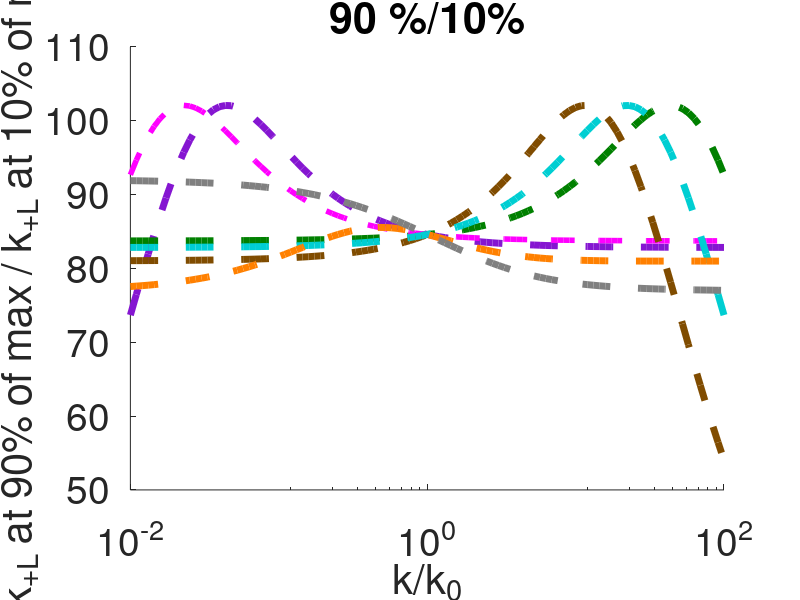
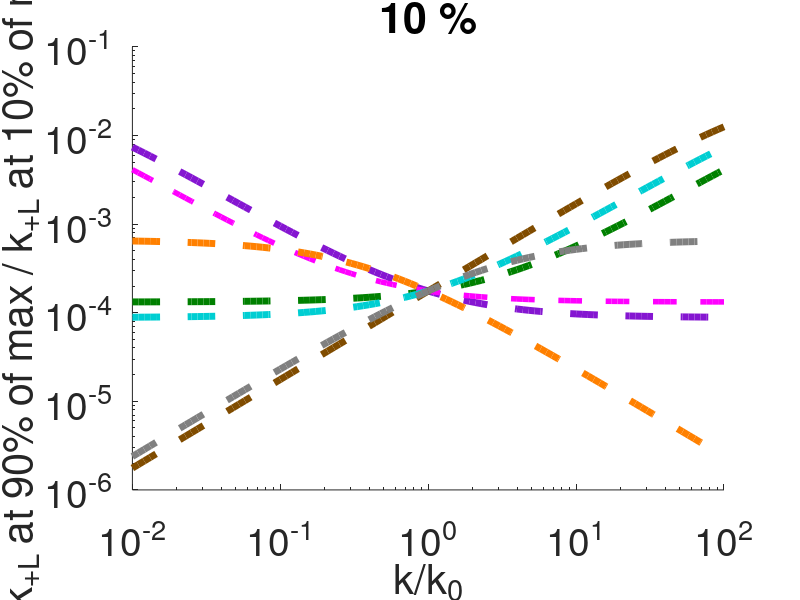
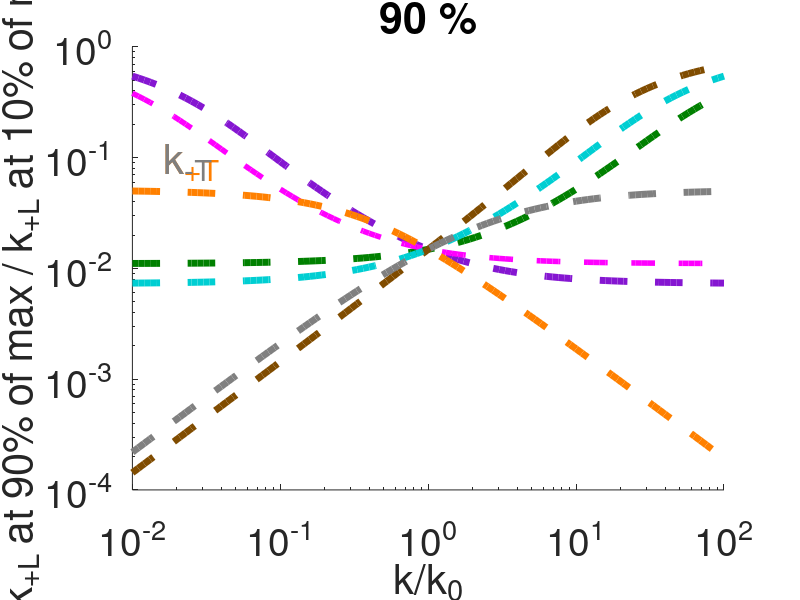

These figures' MATLAB source, in order:
clc
clear 
close all

% Steady state panel E (test for ligand concentration ratio: 10 and 90%)

% define the Localized model equations

R_func = @(kp,kbi,kT,kL,kT_neg,kLT,kL_neg,kc,kc_neg,ki) kp ./(kbi + kT + kL - ((kT_neg.*kT)./(kT_neg+kLT)) + ((kL_neg .*(((kLT.*kT) ./ (kT_neg+kLT)) +kL) ./ (((kc.*kc_neg) ./ (kc_neg+ki)) -kL_neg - kc))));
T_func = @(R,kT,kT_neg,kLT) (kT.*R) ./ (kT_neg+kLT);
RL_func = @(R,kT,kT_neg, kLT,kL,kL_neg,ki,kc,kc_neg) -R.*(((kLT.*kT) ./ (kT_neg+kLT)) +kL)./ (((kc.*kc_neg) ./ (kc_neg+ki)) -kL_neg - kc);
Rc_func = @(kc,kc_neg,ki,RL) (kc.*RL) ./(kc_neg+ki);

color = ["bo" , "ro", "ko"];
color2 = ["b-", "r-", "k-"];
color3 = ["b--", "r--", "k--"];
color4 = ["bo", "ro", "ko"];
color5 = ["bx", "rx", "kx"];

%--------------------------%

% do kc max and half

clear kp kT kT_neg kc kc_neg ki kLT kL_neg kbi kL kLT_half kLT_10 kLT_90;

kc_0 = 0.1;
kc_vals = kc_0*logspace(-2,2,101); %[kc_0 kc_0/10 kc_0/100]; %kc_0*logspace(-2,2,51);
for i=1:length(kc_vals)
    kp = 1;
    kT = (1/30); 
    kT_neg = 0.12; 
    kc =  kc_vals(i);
    kc_neg = 0.05; 
    ki = 0.05; 
    kLT = logspace(-8,0,1001); 
    kL_neg = 0.05; 
    kbi = 1*(3*10^-4); 
    kL = 0.1*kLT;

    R = R_func(kp,kbi,kT,kL,kT_neg,kLT,kL_neg,kc,kc_neg,ki);
    T = T_func(R,kT,kT_neg,kLT);
    RL = RL_func(R,kT,kT_neg, kLT,kL,kL_neg,ki,kc,kc_neg);
    Rc = Rc_func(kc,kc_neg,ki,RL);

%     figure(99)
%     loglog(kLT,RL+Rc,'Linewidth',4)
%     hold on
%     xlabel('ligand concentration')
%     ylabel('R_L + R_c')
%     set(gcf,'Color','white')
%     set(gca','fontsize',28)

    maxsignal(i) = max(RL+Rc);
    index = find((RL+Rc)>(0.5*maxsignal(i)),1);

    % define 10 and 90 percents
    index10 = find((RL+Rc)>(0.1*maxsignal(i)),1);
    index90 = find((RL+Rc)>(0.9*maxsignal(i)),1);

    previoussignal = RL(index-1) + Rc(index-1);
    nextsignal = RL(index) + Rc(index);
    fraction = (0.5*maxsignal(i) - previoussignal)/(nextsignal - previoussignal);
    kLT_half(i) = kLT(index-1) + fraction*(kLT(index) - kLT(index-1));

    % define before and after for 10 and 90
    previoussignal10 = RL(index10-1) + Rc(index10-1);
    nextsignal10 = RL(index10) + Rc(index10);

    previoussignal90 = RL(index90-1) + Rc(index90-1);
    nextsignal90 = RL(index90) + Rc(index90);

    % need to define fractions for 10 and 90 percents 
    fraction10 = (0.1*maxsignal(i) - previoussignal10)/(nextsignal10 - previoussignal10);
    fraction90 = (0.9*maxsignal(i) - previoussignal90)/(nextsignal90 - previoussignal90);

    kLT_10(i) = kLT(index10-1) + fraction10*(kLT(index10) - kLT(index10-1));
    kLT_90(i) = kLT(index90-1) + fraction90*(kLT(index90) - kLT(index90-1));

    ratio(i) = kLT_90(i)./kLT_10(i);
    % record
    valuelist10(i) = RL(index10)+Rc(index10);
    valuelist90(i) = RL(index90)+Rc(index90);

end


% for i = 1:length(kc_vals)
%     figure(99)
%     plot(kLT_10(i),valuelist10(i),color(i),'Linewidth',2,'markersize',20)
%     plot(kLT_90(i),valuelist90(i),color(i),'Linewidth',2,'markersize',20)
% end

% figure(99)
% legend('k_c = k_{c0}', 'k_c = k_{c0}/10', 'k_c = k_{c0}/100','location','southeast')
% legend box off
% box off
% axis tight
%title(ratio)

kLT_half_kc = kLT_half;
kLT_10_kc = kLT_10;
kLT_90_kc = kLT_90;


% do kcneg max and half

clear kp kT kT_neg kc kc_neg ki kLT kL_neg kbi kL kLT_half kLT_10 kLT_90 ratio;

kcneg_0 = 0.05;
kcneg_vals = kcneg_0*logspace(-2,2,101); %[kcneg_0 kcneg_0*10 kcneg_0*100];  %*logspace(-2,2,51);
for i=1:length(kcneg_vals)
    kp = 1;
    kT = (1/30);
    kT_neg = 0.12; 
    kc =  kc_0;
    kc_neg = kcneg_vals(i);
    ki = 0.05;
    kLT = logspace(-8,0,1001); 
    kL_neg = 0.05;
    kbi = 1*(3*10^-4); 
    kL = 0.1*kLT;

    R = R_func(kp,kbi,kT,kL,kT_neg,kLT,kL_neg,kc,kc_neg,ki);
    T = T_func(R,kT,kT_neg,kLT);
    RL = RL_func(R,kT,kT_neg, kLT,kL,kL_neg,ki,kc,kc_neg);
    Rc = Rc_func(kc,kc_neg,ki,RL);

%     figure(98)
%     loglog(kLT,RL+Rc,'Linewidth',4)
%     hold on
%     xlabel('ligand concentration')
%     ylabel('R_L + R_c')
%     set(gcf,'Color','white')
%     set(gca','fontsize',28)

    maxsignal(i) = max(RL+Rc);
    index = find((RL+Rc)>(0.5*maxsignal(i)),1);

    % define 10 and 90 percents
    index10 = find((RL+Rc)>(0.1*maxsignal(i)),1);
    index90 = find((RL+Rc)>(0.9*maxsignal(i)),1);

    previoussignal = RL(index-1) + Rc(index-1);
    nextsignal = RL(index) + Rc(index);
    fraction = (0.5*maxsignal(i) - previoussignal)/(nextsignal - previoussignal);
    kLT_half(i) = kLT(index-1) + fraction*(kLT(index) - kLT(index-1));

    % define before and after for 10 and 90
    previoussignal10 = RL(index10-1) + Rc(index10-1);
    nextsignal10 = RL(index10) + Rc(index10);

    previoussignal90 = RL(index90-1) + Rc(index90-1);
    nextsignal90 = RL(index90) + Rc(index90);

    % need to define fractions for 10 and 90 percents 
    fraction10 = (0.1*maxsignal(i) - previoussignal10)/(nextsignal10 - previoussignal10);
    fraction90 = (0.9*maxsignal(i) - previoussignal90)/(nextsignal90 - previoussignal90);

    kLT_10(i) = kLT(index10-1) + fraction10*(kLT(index10) - kLT(index10-1));
    kLT_90(i) = kLT(index90-1) + fraction90*(kLT(index90) - kLT(index90-1));

    ratio(i) = kLT_90(i)./kLT_10(i);

    % record
    valuelist10(i) = RL(index10)+Rc(index10);
    valuelist90(i) = RL(index90)+Rc(index90);

end

% for i = 1:length(kcneg_vals)
%     figure(98)
%     plot(kLT_10(i),valuelist10(i),color(i),'Linewidth',2,'markersize',20)
%     plot(kLT_90(i),valuelist90(i),color(i),'Linewidth',2,'markersize',20)
% end 
% 
% figure(98)
% legend('k_{-c} = k_{-c0}', 'k_{-c} = k_{-c0}*50', 'k_{-c} = k_{-c0}*500','location','southeast')
% legend box off
% box off
% axis tight
% title(ratio)

kLT_half_kcneg = kLT_half;
kLT_10_kcneg = kLT_10;
kLT_90_kcneg = kLT_90;

% do ki max and half

clear kp kT kT_neg kc kc_neg ki kLT kL_neg kbi kL kLT_half kLT_10 kLT_90 ratio;

ki_0 = 0.05;
ki_vals = ki_0*logspace(-2,2,101); %[ki_0 ki_0/50 ki_0/500]; %ki_0*logspace(-2,2,51);
for i=1:length(ki_vals)
    kp = 1;
    kT = (1/30);
    kT_neg = 0.12; 
    kc =  kc_0;
    kc_neg = kcneg_0;
    ki = ki_vals(i);
    kLT = logspace(-8,0,1001); 
    kL_neg = 0.05;
    kbi = 1*(3*10^-4); 
    kL = 0.1*kLT;

    R = R_func(kp,kbi,kT,kL,kT_neg,kLT,kL_neg,kc,kc_neg,ki);
    T = T_func(R,kT,kT_neg,kLT);
    RL = RL_func(R,kT,kT_neg, kLT,kL,kL_neg,ki,kc,kc_neg);
    Rc = Rc_func(kc,kc_neg,ki,RL);
% 
%     figure(97)
%     loglog(kLT,RL+Rc,'Linewidth',4)
%     hold on
%     xlabel('ligand concentration')
%     ylabel('R_L + R_c')
%     set(gcf,'Color','white')
%     set(gca','fontsize',28)

    maxsignal(i) = max(RL+Rc);
    index = find((RL+Rc)>(0.5*maxsignal(i)),1);

    % define 10 and 90 percents
    index10 = find((RL+Rc)>(0.1*maxsignal(i)),1);
    index90 = find((RL+Rc)>(0.9*maxsignal(i)),1);

    previoussignal = RL(index-1) + Rc(index-1);
    nextsignal = RL(index) + Rc(index);
    fraction = (0.5*maxsignal(i) - previoussignal)/(nextsignal - previoussignal);
    kLT_half(i) = kLT(index-1) + fraction*(kLT(index) - kLT(index-1));

    % define before and after for 10 and 90
    previoussignal10 = RL(index10-1) + Rc(index10-1);
    nextsignal10 = RL(index10) + Rc(index10);

    previoussignal90 = RL(index90-1) + Rc(index90-1);
    nextsignal90 = RL(index90) + Rc(index90);

    % need to define fractions for 10 and 90 percents 
    fraction10 = (0.1*maxsignal(i) - previoussignal10)/(nextsignal10 - previoussignal10);
    fraction90 = (0.9*maxsignal(i) - previoussignal90)/(nextsignal90 - previoussignal90);

    kLT_10(i) = kLT(index10-1) + fraction10*(kLT(index10) - kLT(index10-1));
    kLT_90(i) = kLT(index90-1) + fraction90*(kLT(index90) - kLT(index90-1));
    ratio(i) = kLT_90(i)./kLT_10(i);
    % record
    valuelist10(i) = RL(index10)+Rc(index10);
    valuelist90(i) = RL(index90)+Rc(index90);

end

% for i = 1:length(ki_vals)
%     figure(97)
%     plot(kLT_10(i),valuelist10(i),color(i),'Linewidth',2,'markersize',20)
%     plot(kLT_90(i),valuelist90(i),color(i),'Linewidth',2,'markersize',20)
% end 

% figure(97)
% legend('k_i = k_{i0}', 'k_i = k_{i0}/10', 'k_i = k_{i0}/100','location','southeast')
% legend box off
% box off
% axis tight
% title(ratio)

kLT_half_ki = kLT_half;
kLT_10_ki = kLT_10;
kLT_90_ki = kLT_90;

% do kbi max and half

clear kp kT kT_neg kc kc_neg ki kLT kL_neg kbi kL kLT_half kLT_10 kLT_90 ratio;

kbi_0 = 3*10^-4;
kbi_vals = kbi_0*logspace(-2,2,101); %[kbi_0 kbi_0*10 kbi_0*100]; %kbi_0*logspace(-2,2,51);
for i=1:length(kbi_vals)
    kp = 1;
    kT = (1/30); 
    kT_neg = 0.12;
    kc =  kc_0;
    kc_neg = kcneg_0;
    ki = ki_0;
    kLT_kbi = logspace(-10,0,1001);
    kL_neg = 0.05; 
    kbi = kbi_vals(i);
    kL = 0.1*kLT_kbi;

    R = R_func(kp,kbi,kT,kL,kT_neg,kLT_kbi,kL_neg,kc,kc_neg,ki);
    T = T_func(R,kT,kT_neg,kLT_kbi);
    RL = RL_func(R,kT,kT_neg, kLT_kbi,kL,kL_neg,ki,kc,kc_neg);
    Rc = Rc_func(kc,kc_neg,ki,RL);

%     figure(96)
%     loglog(kLT_kbi,RL+Rc,'Linewidth',4)
%     hold on
%     xlabel('ligand concentration')
%     ylabel('R_L + R_c')
%     set(gcf,'Color','white')
%     set(gca','fontsize',28)

    maxsignal(i) = max(RL+Rc);
    index = find((RL+Rc)>(0.5*maxsignal(i)),1);

    % define 10 and 90 percents
    index10 = find((RL+Rc)>(0.1*maxsignal(i)),1);
    index90 = find((RL+Rc)>(0.9*maxsignal(i)),1);

    previoussignal = RL(index-1) + Rc(index-1);
    nextsignal = RL(index) + Rc(index);
    fraction = (0.5*maxsignal(i) - previoussignal)/(nextsignal - previoussignal);
    kLT_half(i) = kLT_kbi(index-1) + fraction*(kLT_kbi(index) - kLT_kbi(index-1));

    % define before and after for 10 and 90
    previoussignal10 = RL(index10-1) + Rc(index10-1);
    nextsignal10 = RL(index10) + Rc(index10);

    previoussignal90 = RL(index90-1) + Rc(index90-1);
    nextsignal90 = RL(index90) + Rc(index90);

    % need to define fractions for 10 and 90 percents 
    fraction10 = (0.1*maxsignal(i) - previoussignal10)/(nextsignal10 - previoussignal10);
    fraction90 = (0.9*maxsignal(i) - previoussignal90)/(nextsignal90 - previoussignal90);

    kLT_10(i) = kLT_kbi(index10-1) + fraction10*(kLT_kbi(index10) - kLT_kbi(index10-1));
    kLT_90(i) = kLT_kbi(index90-1) + fraction90*(kLT_kbi(index90) - kLT_kbi(index90-1));
    ratio(i) = kLT_90(i)./kLT_10(i);
    % record
    valuelist10(i) = RL(index10)+Rc(index10);
    valuelist90(i) = RL(index90)+Rc(index90);

end

% for i = 1:length(kbi_vals)
%     figure(96)
%     plot(kLT_10(i),valuelist10(i),color(i),'Linewidth',2,'markersize',20)
%     plot(kLT_90(i),valuelist90(i),color(i),'Linewidth',2,'markersize',20)
% end
% 
% figure(96)
% legend('k_{bi} = k_{bi0}', 'k_{bi} = k_{bi0}*10', 'k_{bi} = k_{bi0}*100','location','southeast')
% legend box off
% box off
% axis tight
% title(ratio)

kLT_half_kbi = kLT_half;
kLT_10_kbi = kLT_10;
kLT_90_kbi = kLT_90;

% do kLneg max and half

clear kp kT kT_neg kc kc_neg ki kLT kL_neg kbi kL kLT_half kLT_10 kLT_90 ratio;

kLneg_0 = 0.05;
kLneg_vals = kLneg_0*logspace(-2,2,101); %[kLneg_0 kLneg_0/10 kLneg_0/100]; %kLneg_0*logspace(-2,2,51);
for i=1:length(kLneg_vals)
    kp = 1;
    kT = (1/30); 
    kT_neg = 0.12; 
    kc =  kc_0;
    kc_neg = kcneg_0;
    ki = ki_0;  
    kLT = logspace(-8,0,1001); 
    kL_neg = kLneg_vals(i); 
    kbi = kbi_0; 
    kL = 0.1*kLT;

    R = R_func(kp,kbi,kT,kL,kT_neg,kLT,kL_neg,kc,kc_neg,ki);
    T = T_func(R,kT,kT_neg,kLT);
    RL = RL_func(R,kT,kT_neg, kLT,kL,kL_neg,ki,kc,kc_neg);
    Rc = Rc_func(kc,kc_neg,ki,RL);

%     figure(95)
%     loglog(kLT,RL+Rc,'Linewidth',4)
%     hold on
%     xlabel('ligand concentration')
%     ylabel('R_L + R_c')
%     set(gcf,'Color','white')
%     set(gca','fontsize',28)

    maxsignal(i) = max(RL+Rc);
    index = find((RL+Rc)>(0.5*maxsignal(i)),1);

    % define 10 and 90 percents
    index10 = find((RL+Rc)>(0.1*maxsignal(i)),1);
    index90 = find((RL+Rc)>(0.9*maxsignal(i)),1);

    previoussignal = RL(index-1) + Rc(index-1);
    nextsignal = RL(index) + Rc(index);
    fraction = (0.5*maxsignal(i) - previoussignal)/(nextsignal - previoussignal);
    kLT_half(i) = kLT(index-1) + fraction*(kLT(index) - kLT(index-1));

    % define before and after for 10 and 90
    previoussignal10 = RL(index10-1) + Rc(index10-1);
    nextsignal10 = RL(index10) + Rc(index10);

    previoussignal90 = RL(index90-1) + Rc(index90-1);
    nextsignal90 = RL(index90) + Rc(index90);

    % need to define fractions for 10 and 90 percents 
    fraction10 = (0.1*maxsignal(i) - previoussignal10)/(nextsignal10 - previoussignal10);
    fraction90 = (0.9*maxsignal(i) - previoussignal90)/(nextsignal90 - previoussignal90);

    kLT_10(i) = kLT(index10-1) + fraction10*(kLT(index10) - kLT(index10-1));
    kLT_90(i) = kLT(index90-1) + fraction90*(kLT(index90) - kLT(index90-1));
    ratio(i) = kLT_90(i)./kLT_10(i);
    % record
    valuelist10(i) = RL(index10)+Rc(index10);
    valuelist90(i) = RL(index90)+Rc(index90);
%     figure(1)
%     %semilogx(kLT,R+T+RL+Rc,color2(1),'linewidth',4)
%     semilogx(kLT,T.*kLT,color2(i),'linewidth',2)
%     hold on
%     semilogx(kLT,R.*kL,color3(i),'linewidth',2)
%     xlabel('ligand concentration')
%     ylabel('Ligand binding flux')
%     box off
%     legend box off
%     set(gcf,'Color','white')
%     set(gca','fontsize',28)
end

% for i = 1:length(kLneg_vals)
%     figure(95)
%     plot(kLT_10(i),valuelist10(i),color(i),'Linewidth',2,'markersize',20)
%     plot(kLT_90(i),valuelist90(i),color(i),'Linewidth',2,'markersize',20)
%     figure(1)
%     plot(kLT_10(i),0,color4(i),'Linewidth',2,'markersize',20)
%     plot(kLT_90(i),0,color5(i),'Linewidth',2,'markersize',20)
% end
% 
% figure(1)
% legend('T*kLT (bind through tetraspanins)','R*kL (bind outside tetraspanins)','location','northwest')
% 
% figure(95)
% legend('k_{-L} = k_{-L0}', 'k_{-L} = k_{-L0}*10', 'k_{-L} = k_{-L0}*100','location','southeast')
% legend box off
% box off
% axis tight
% title(ratio)

kLT_half_kLneg = kLT_half;
kLT_10_kLneg = kLT_10;
kLT_90_kLneg = kLT_90;

% do kT max and half

clear kp kT kT_neg kc kc_neg ki kLT kL_neg kbi kL kLT_half kLT_10 kLT_90 ratio;

kT_0 = 1/30;
kT_vals = kT_0*logspace(-2,2,101); %[kT_0 kT_0/50 kT_0/500]; %kT_0*logspace(-2,2,51);
for i=1:length(kT_vals)
    kp = 1;
    kT = kT_vals(i); 
    kT_neg = 0.12; 
    kc =  kc_0; 
    kc_neg = kcneg_0;
    ki = ki_0;  
    kLT = logspace(-8,0,1001);
    kL_neg = kLneg_0;
    kbi = kbi_0; 
    kL = 0.1*kLT;
    
    R = R_func(kp,kbi,kT,kL,kT_neg,kLT,kL_neg,kc,kc_neg,ki);
    T = T_func(R,kT,kT_neg,kLT);
    RL = RL_func(R,kT,kT_neg, kLT,kL,kL_neg,ki,kc,kc_neg);
    Rc = Rc_func(kc,kc_neg,ki,RL);
    
    maxsignal(i) = max(RL+Rc);
    index = find((RL+Rc)>(0.5*maxsignal(i)),1);
    
    % define 10 and 90 percents
    index10 = find((RL+Rc)>(0.1*maxsignal(i)),1);
    index90 = find((RL+Rc)>(0.9*maxsignal(i)),1);
    
    previoussignal = RL(index-1) + Rc(index-1);
    nextsignal = RL(index) + Rc(index);
    fraction = (0.5*maxsignal(i) - previoussignal)/(nextsignal - previoussignal);
    kLT_half(i) = kLT(index-1) + fraction*(kLT(index) - kLT(index-1));
    
    % define before and after for 10 and 90
    previoussignal10 = RL(index10-1) + Rc(index10-1);
    nextsignal10 = RL(index10) + Rc(index10);

    previoussignal90 = RL(index90-1) + Rc(index90-1);
    nextsignal90 = RL(index90) + Rc(index90);
    
    % need to define fractions for 10 and 90 percents 
    fraction10 = (0.1*maxsignal(i) - previoussignal10)/(nextsignal10 - previoussignal10);
    fraction90 = (0.9*maxsignal(i) - previoussignal90)/(nextsignal90 - previoussignal90);
    
    kLT_10(i) = kLT(index10-1) + fraction10*(kLT(index10) - kLT(index10-1));
    kLT_90(i) = kLT(index90-1) + fraction90*(kLT(index90) - kLT(index90-1));
    ratio(i) = kLT_90(i)./kLT_10(i);

%     figure(94)
%     loglog(kLT,RL+Rc,'Linewidth',4)
%     hold on
%     xlabel('ligand concentration')
%     ylabel('R_L + R_c')
%     set(gcf,'Color','white')
%     set(gca','fontsize',28)

    % record
    valuelist10(i) = RL(index10)+Rc(index10);
    valuelist90(i) = RL(index90)+Rc(index90);


end

% for i = 1:length(kT_vals)
%     figure(94)
%     plot(kLT_10(i),valuelist10(i),color(i),'Linewidth',2,'markersize',20)
%     plot(kLT_90(i),valuelist90(i),color(i),'Linewidth',2,'markersize',20)
% end
% 
% figure(94)
% 
% legend('k_T = k_{T0}', 'k_T = k_{T0}/10', 'k_T = k_{T0}/100','location','southeast')
% legend box off
% box off
% axis tight
% title(ratio)

kLT_half_kT = kLT_half;
kLT_10_kT = kLT_10;
kLT_90_kT = kLT_90;

% do kTneg max and half

clear kp kT kT_neg kc kc_neg ki kLT kL_neg kbi kL kLT_half kLT_10 kLT_90 ratio;

kTneg_0 = 0.12;
kTneg_vals = kTneg_0*logspace(-2,2,101); %[kTneg_0 kTneg_0/10 kTneg_0/100]; %kTneg_0*logspace(-2,2,51);
for i=1:length(kTneg_vals)
    kp = 1;
    kT = kT_0;
    kT_neg = kTneg_vals(i); 
    kc =  kc_0;
    kc_neg = kcneg_0;
    ki = ki_0;
    kLT = logspace(-8,0,1001); 
    kL_neg = kLneg_0; 
    kbi = kbi_0; 
    kL = 0.1*kLT;

    R = R_func(kp,kbi,kT,kL,kT_neg,kLT,kL_neg,kc,kc_neg,ki);
    T = T_func(R,kT,kT_neg,kLT);
    RL = RL_func(R,kT,kT_neg, kLT,kL,kL_neg,ki,kc,kc_neg);
    Rc = Rc_func(kc,kc_neg,ki,RL);
    
    maxsignal(i) = max(RL+Rc);
    index = find((RL+Rc)>(0.5*maxsignal(i)),1);

%     figure(93)
%     loglog(kLT,RL+Rc,'Linewidth',4)
%     hold on
%     xlabel('ligand concentration')
%     ylabel('R_L + R_c')
%     set(gcf,'Color','white')
%     set(gca','fontsize',28)
%     
    
    % define 10 and 90 percents
    index10 = find((RL+Rc)>(0.1*maxsignal(i)),1);
    index90 = find((RL+Rc)>(0.9*maxsignal(i)),1);
    
    previoussignal = RL(index-1) + Rc(index-1);
    nextsignal = RL(index) + Rc(index);
    fraction = (0.5*maxsignal(i) - previoussignal)/(nextsignal - previoussignal);
    kLT_half(i) = kLT(index-1) + fraction*(kLT(index) - kLT(index-1));
    
    % define before and after for 10 and 90
    previoussignal10 = RL(index10-1) + Rc(index10-1);
    nextsignal10 = RL(index10) + Rc(index10);

    previoussignal90 = RL(index90-1) + Rc(index90-1);
    nextsignal90 = RL(index90) + Rc(index90);
    
    % need to define fractions for 10 and 90 percents 
    fraction10 = (0.1*maxsignal(i) - previoussignal10)/(nextsignal10 - previoussignal10);
    fraction90 = (0.9*maxsignal(i) - previoussignal90)/(nextsignal90 - previoussignal90);
    
    kLT_10(i) = kLT(index10-1) + fraction10*(kLT(index10) - kLT(index10-1));
    kLT_90(i) = kLT(index90-1) + fraction90*(kLT(index90) - kLT(index90-1));
    ratio(i) = kLT_90(i)./kLT_10(i);
    % record
    valuelist10(i) = RL(index10)+Rc(index10);
    valuelist90(i) = RL(index90)+Rc(index90);

end

% for i = 1:length(kTneg_vals)
%     figure(93)
%     plot(kLT_10(i),valuelist10(i),color(i),'Linewidth',2,'markersize',20)
%     plot(kLT_90(i),valuelist90(i),color(i),'Linewidth',2,'markersize',20)
% end
% 
% figure(93)
% legend('k_{-T} = k_{-T0}', 'k_{-T} = k_{-T0}/10', 'k_{-T} = k_{-T0}/100','location','southeast')
% legend box off
% box off
% axis tight
% title(ratio)

kLT_half_kTneg = kLT_half;
kLT_10_kTneg = kLT_10;
kLT_90_kTneg = kLT_90;

% plot properties

% figure(1)
% loglog(kc_vals/kc_0,kLT_half_kc,'--','color',[0.5210 0.0860 0.8190],'linewidth',5);
% hold on
% loglog(kcneg_vals/kcneg_0,kLT_half_kcneg,'--','color',[0 0.5 0],'linewidth',5);
% loglog(ki_vals/ki_0,kLT_half_ki,'m--','linewidth',4);
% loglog(kbi_vals/kbi_0,kLT_half_kbi,'--',"Color", [0.5 0.3 0],'linewidth',5);
% loglog(kLneg_vals/kLneg_0,kLT_half_kLneg,'--','color',[0, 0.8078, 0.8235],'linewidth',5);
% loglog(kT_vals/kT_0,kLT_half_kT,'--','color',[1 0.5 0],'linewidth',5);
% loglog(kTneg_vals/kTneg_0,kLT_half_kTneg,'--',"Color",[0.5 0.5 0.5],'linewidth',5);
% 
% set(gca','fontsize',28)
% xlabel('k/k_0','fontsize',30);
% ylabel('k_{+L} at half of max (s^{-1})','fontsize',30);
% %legend('Uniform : k_c','Uniform : k_{-c}','Uniform : k_i','Uniform : k_{bi}','Uniform : k_{-L}','fontsize',14);
% %legend('k_{+c}','k_{-c}','k_i','k_{bi}','k_{-L}','k_{+T}','k_{-T}','fontsize',12,location='north');
% set(gcf,'Color','white')
% %axis tight
% %ylim([10^0 10^2])
% xlim([10^-2 10^2])
% ylim([10^-5*0.5 10^-1])
% xticks([10^-2 10^-1 10^0 10^1 10^2])
% yticks([10^-5 10^-4 10^-3 10^-2 10^-1])
% box off

%% plot the localized ratio

figure(1)
semilogx(kc_vals/kc_0,(kLT_90_kc./kLT_10_kc),'--','color',[0.5210 0.0860 0.8190],'linewidth',5);
hold on
semilogx(kcneg_vals/kcneg_0,(kLT_90_kcneg./kLT_10_kcneg),'--','color',[0 0.5 0],'linewidth',5);
semilogx(ki_vals/ki_0,(kLT_90_ki./kLT_10_ki),'m--','linewidth',4);
semilogx(kbi_vals/kbi_0,(kLT_90_kbi./kLT_10_kbi),'--',"Color", [0.5 0.3 0],'linewidth',5);
semilogx(kLneg_vals/kLneg_0,(kLT_90_kLneg./kLT_10_kLneg),'--','color',[0, 0.8078, 0.8235],'linewidth',5);
semilogx(kT_vals/kT_0,(kLT_90_kT./kLT_10_kT),'--','color',[1 0.5 0],'linewidth',5);
semilogx(kTneg_vals/kTneg_0,(kLT_90_kTneg./kLT_10_kTneg),'--',"Color",[0.5 0.5 0.5],'linewidth',5);

set(gca','fontsize',28)
xlabel('k/k_0','fontsize',30);
ylabel('k_{+L} at 90% of max / k_{+L} at 10% of max','fontsize',30);
%legend('Uniform : k_c','Uniform : k_{-c}','Uniform : k_i','Uniform : k_{bi}','Uniform : k_{-L}','fontsize',14);
%legend('k_{+c}','k_{-c}','k_i','k_{bi}','k_{-L}','k_{+T}','k_{-T}','fontsize',12,location='north');
set(gcf,'Color','white')
%axis tight
%ylim([10^0 10^2])
xlim([10^-2 10^2])
%ylim([0 120])
xticks([10^-2 10^0 10^2])
%yticks([0 50 100 120])
title('90 %/10%')
box off


% plot the 10%

figure(2)
loglog(kc_vals/kc_0,(kLT_10_kc),'--','color',[0.5210 0.0860 0.8190],'linewidth',5);
hold on
loglog(kcneg_vals/kcneg_0,(kLT_10_kcneg),'--','color',[0 0.5 0],'linewidth',5);
loglog(ki_vals/ki_0,(kLT_10_ki),'m--','linewidth',4);
loglog(kbi_vals/kbi_0,(kLT_10_kbi),'--',"Color", [0.5 0.3 0],'linewidth',5);
loglog(kLneg_vals/kLneg_0,(kLT_10_kLneg),'--','color',[0, 0.8078, 0.8235],'linewidth',5);
loglog(kT_vals/kT_0,(kLT_10_kT),'--','color',[1 0.5 0],'linewidth',5);
loglog(kTneg_vals/kTneg_0,(kLT_10_kTneg),'--',"Color",[0.5 0.5 0.5],'linewidth',5);

set(gca','fontsize',28)
xlabel('k/k_0','fontsize',30);
ylabel('k_{+L} at 90% of max / k_{+L} at 10% of max','fontsize',30);
%legend('Uniform : k_c','Uniform : k_{-c}','Uniform : k_i','Uniform : k_{bi}','Uniform : k_{-L}','fontsize',14);
%legend('k_{+c}','k_{-c}','k_i','k_{bi}','k_{-L}','k_{+T}','k_{-T}','fontsize',12,location='north');
set(gcf,'Color','white')
%axis tight
%ylim([10^0 10^2])
%xlim([10^-2 10^2])
%ylim([10^-5*0.5 10^-1])
%xticks([10^-2 10^-1 10^0 10^1 10^2])
%yticks([10^-5 10^-4 10^-3 10^-2 10^-1])
title('10 %')
box off


% plot the 90%


figure(3)
loglog(kc_vals/kc_0,(kLT_90_kc),'--','color',[0.5210 0.0860 0.8190],'linewidth',5);
hold on
loglog(kcneg_vals/kcneg_0,(kLT_90_kcneg),'--','color',[0 0.5 0],'linewidth',5);
loglog(ki_vals/ki_0,(kLT_90_ki),'m--','linewidth',4);
loglog(kbi_vals/kbi_0,(kLT_90_kbi),'--',"Color", [0.5 0.3 0],'linewidth',5);
loglog(kLneg_vals/kLneg_0,(kLT_90_kLneg),'--','color',[0, 0.8078, 0.8235],'linewidth',5);
loglog(kT_vals/kT_0,(kLT_90_kT),'--','color',[1 0.5 0],'linewidth',5);
loglog(kTneg_vals/kTneg_0,(kLT_90_kTneg),'--',"Color",[0.5 0.5 0.5],'linewidth',5);

set(gca','fontsize',28)
xlabel('k/k_0','fontsize',30);
ylabel('k_{+L} at 90% of max / k_{+L} at 10% of max','fontsize',30);
%legend('Uniform : k_c','Uniform : k_{-c}','Uniform : k_i','Uniform : k_{bi}','Uniform : k_{-L}','fontsize',14);
%legend('k_{+c}','k_{-c}','k_i','k_{bi}','k_{-L}','k_{+T}','k_{-T}','fontsize',12,location='north');
set(gcf,'Color','white')
%axis tight
%ylim([10^0 10^2])
%xlim([10^-2 10^2])
%ylim([10^-5*0.5 10^-1])
%xticks([10^-2 10^-1 10^0 10^1 10^2])
%yticks([10^-5 10^-4 10^-3 10^-2 10^-1])
title('90 %')
box off


%% 

% Plot colours
% Default uniform params will be blue and default localized will be red
% kT = Orange
% kT_neg = gray
% kc = purple
% kc_neg = green
% kL_neg = cyan
% ki = magenta
% kbi = brown


% % For individual legend curves 
% 
% % Make additional text for legend
% annotation('textbox', [0.205 0.7 0.15 0.05], 'String', 'k_{+c}', 'Color',[0.5210 0.0860 0.8190]',...
%            'LineStyle', 'none','FontSize', 20);
% 
% % Make additional text for legend
% annotation('textbox', [0.205 0.7 0.15 0.05], 'String', 'k_{-c}', 'Color','g',...
%            'LineStyle', 'none','FontSize', 20);
% 
% % Make additional text for legend
% annotation('textbox', [0.205 0.7 0.15 0.05], 'String', 'k_{i}', 'Color','m',...
%            'LineStyle', 'none','FontSize', 20);
% 
% % Make additional text for legend
% annotation('textbox', [0.205 0.7 0.15 0.05], 'String', 'k_{bi}', 'Color',[0.5 0.3 0],...
%            'LineStyle', 'none','FontSize', 20);
% 
% % Make additional text for legend
% annotation('textbox', [0.205 0.7 0.15 0.05], 'String', 'k_{-L}', 'Color','c',...
%            'LineStyle', 'none','FontSize', 20);
% 
% Make additional text for legend
annotation('textbox', [0.205 0.7 0.15 0.05], 'String', 'k_{+T}', 'Color',[1 0.5 0],...
           'LineStyle', 'none','FontSize', 30);
       
% Make additional text for legend
annotation('textbox', [0.205 0.7 0.15 0.05], 'String', 'k_{-T}', 'Color',[0.5 0.5 0.5],...
           'LineStyle', 'none','FontSize', 30);
